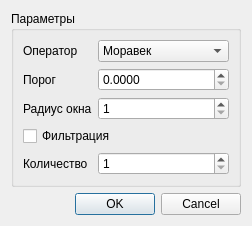
<?xml version="1.0" encoding="UTF-8"?>
<ui version="4.0">
 <class>DialogPointSearch</class>
 <widget class="QDialog" name="DialogPointSearch">
  <property name="geometry">
   <rect>
    <x>0</x>
    <y>0</y>
    <width>252</width>
    <height>207</height>
   </rect>
  </property>
  <property name="windowTitle">
   <string>Поиск интересных точек</string>
  </property>
  <layout class="QGridLayout" name="gridLayout">
   <item row="1" column="0">
    <widget class="QDialogButtonBox" name="buttonBox">
     <property name="orientation">
      <enum>Qt::Horizontal</enum>
     </property>
     <property name="standardButtons">
      <set>QDialogButtonBox::Cancel|QDialogButtonBox::Ok</set>
     </property>
    </widget>
   </item>
   <item row="0" column="0">
    <widget class="QGroupBox" name="groupParams">
     <property name="title">
      <string>Параметры</string>
     </property>
     <layout class="QGridLayout" name="gridLayout_2">
      <item row="3" column="0" colspan="3">
       <widget class="QCheckBox" name="cbFilter">
        <property name="text">
         <string>Фильтрация</string>
        </property>
       </widget>
      </item>
      <item row="0" column="0">
       <widget class="QLabel" name="lblOperator">
        <property name="text">
         <string>Оператор</string>
        </property>
       </widget>
      </item>
      <item row="1" column="0">
       <widget class="QLabel" name="lblThreshold">
        <property name="text">
         <string>Порог</string>
        </property>
       </widget>
      </item>
      <item row="0" column="1" colspan="2">
       <widget class="QComboBox" name="comboOperator">
        <item>
         <property name="text">
          <string>Моравек</string>
         </property>
        </item>
        <item>
         <property name="text">
          <string>Харрис</string>
         </property>
        </item>
       </widget>
      </item>
      <item row="2" column="0">
       <widget class="QLabel" name="lblWinSize">
        <property name="text">
         <string>Радиус окна</string>
        </property>
       </widget>
      </item>
      <item row="1" column="1" colspan="2">
       <widget class="QDoubleSpinBox" name="sbThreshold">
        <property name="decimals">
         <number>4</number>
        </property>
        <property name="maximum">
         <double>1.000000000000000</double>
        </property>
        <property name="singleStep">
         <double>0.010000000000000</double>
        </property>
       </widget>
      </item>
      <item row="2" column="1" colspan="2">
       <widget class="QSpinBox" name="sbWinSize">
        <property name="minimum">
         <number>1</number>
        </property>
        <property name="maximum">
         <number>1024</number>
        </property>
        <property name="value">
         <number>1</number>
        </property>
       </widget>
      </item>
      <item row="5" column="0" colspan="3">
       <spacer name="verticalSpacer">
        <property name="orientation">
         <enum>Qt::Vertical</enum>
        </property>
        <property name="sizeHint" stdset="0">
         <size>
          <width>20</width>
          <height>40</height>
         </size>
        </property>
       </spacer>
      </item>
      <item row="4" column="0">
       <widget class="QLabel" name="lblPointCount">
        <property name="text">
         <string>Количество</string>
        </property>
       </widget>
      </item>
      <item row="4" column="1" colspan="2">
       <widget class="QSpinBox" name="sbPointCount">
        <property name="minimum">
         <number>1</number>
        </property>
        <property name="maximum">
         <number>65536</number>
        </property>
        <property name="value">
         <number>1</number>
        </property>
       </widget>
      </item>
     </layout>
    </widget>
   </item>
  </layout>
 </widget>
 <resources/>
 <connections>
  <connection>
   <sender>buttonBox</sender>
   <signal>accepted()</signal>
   <receiver>DialogPointSearch</receiver>
   <slot>accept()</slot>
   <hints>
    <hint type="sourcelabel">
     <x>248</x>
     <y>254</y>
    </hint>
    <hint type="destinationlabel">
     <x>157</x>
     <y>274</y>
    </hint>
   </hints>
  </connection>
  <connection>
   <sender>buttonBox</sender>
   <signal>rejected()</signal>
   <receiver>DialogPointSearch</receiver>
   <slot>reject()</slot>
   <hints>
    <hint type="sourcelabel">
     <x>316</x>
     <y>260</y>
    </hint>
    <hint type="destinationlabel">
     <x>286</x>
     <y>274</y>
    </hint>
   </hints>
  </connection>
 </connections>
</ui>
